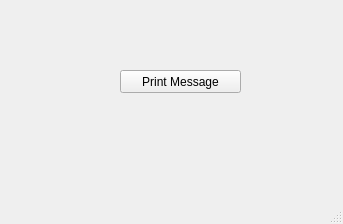
<?xml version="1.0" encoding="UTF-8"?>
<ui version="4.0">
 <class>MainWindow</class>
 <widget class="QMainWindow" name="MainWindow">
  <property name="geometry">
   <rect>
    <x>0</x>
    <y>0</y>
    <width>343</width>
    <height>224</height>
   </rect>
  </property>
  <property name="windowTitle">
   <string>MainWindow</string>
  </property>
  <widget class="QWidget" name="centralwidget">
   <widget class="QPushButton" name="pushButton">
    <property name="geometry">
     <rect>
      <x>120</x>
      <y>70</y>
      <width>121</width>
      <height>23</height>
     </rect>
    </property>
    <property name="text">
     <string>Print Message</string>
    </property>
   </widget>
  </widget>
  <widget class="QMenuBar" name="menubar">
   <property name="geometry">
    <rect>
     <x>0</x>
     <y>0</y>
     <width>343</width>
     <height>21</height>
    </rect>
   </property>
  </widget>
  <widget class="QStatusBar" name="statusbar"/>
 </widget>
 <resources/>
 <connections/>
</ui>
